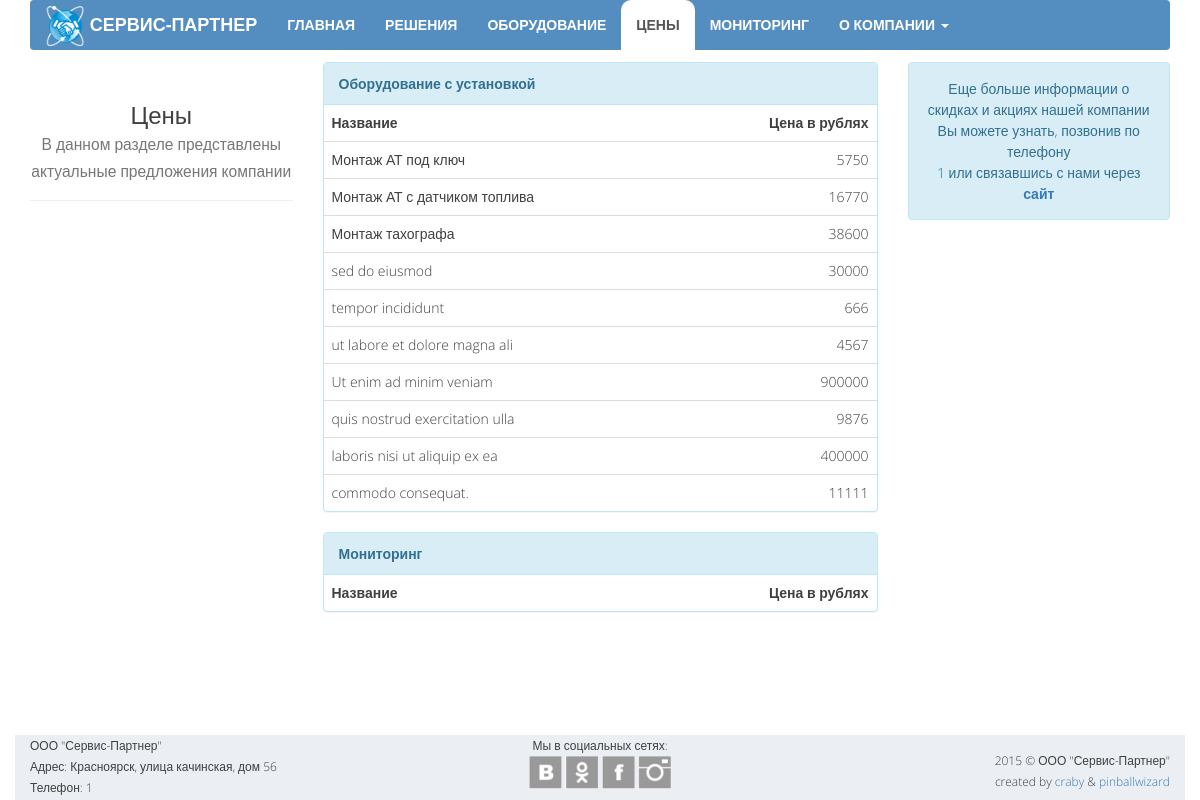
/pricing, run on an earlier commit of the app's database.
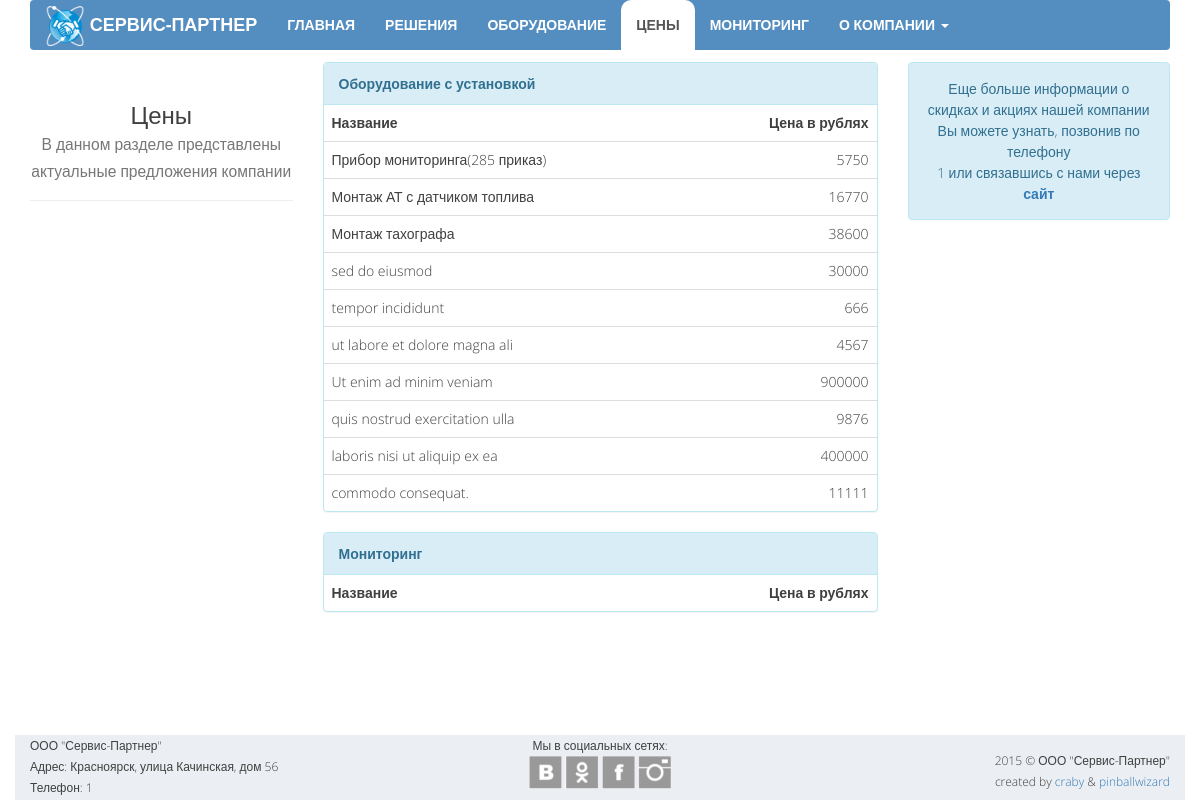
And on a later commit of the database.
### opensky/models.py (models this page shows, shortened)
class EquipmentPrice(models.Model):
    name = models.CharField("Название", max_length=100)
    price = models.IntegerField("Цена", blank=True)

class Office(models.Model):
    MAP_CHOICES = (
        ('yandex#map', 'Схема'),
        ('yandex#satellite', 'Спутник'),
        ('yandex#hybrid', 'Гибрид'),
        ('yandex#publicMap', 'Народная'),
        ('yandex#publicMapHybrid', 'Народная+Гибрид'),
    )
    address = models.CharField("Контактный адресс", max_length=100, blank=True)
    email = models.EmailField("Контактная почта", max_length=50, blank=True)
    phone1 = models.CharField("Телефон офиса", max_length=15, blank=True)
    phone2 = models.CharField("Телефон техподдержки", max_length=15, blank=True)
    latitude = models.CharField("Широта", max_length=10)
    longitude = models.CharField("Долгота", max_length=10)
    maptype = models.CharField("Тип карты", max_length=30, choices=MAP_CHOICES, default='yandex#map')

### opensky/views.py (the view)
# urls.py: url(r'^pricing', views.pricing, name='pricing'),
def pricing(request):
    data = {
        'equipment_prices': EquipmentPrice.objects.all(),
        'monitoring_prices': MonitoringPrice.objects.all(),
        'widgets': SocialWidget.objects.all(),
        'office': Office.objects.get(pk=1),
    }
    return render(request, 'opensky/pricing.html', data)

### opensky/templates/opensky/pricing.html (shortened to what this page needs)
{% extends "opensky/template.html" %}
{% block body %}
    <div class="container">
        <div class="row">
            <div class="col-md-3">
                <div class="page-header text-center">
                    <h3>Цены<br>
                        <small>В данном разделе представлены актуальные предложения компании</small>
                    </h3>
                </div>
            </div>
            <div class="col-md-6">
                <div class="panel panel-info">
                    <div class="panel-heading"><b>Оборудование с установкой</b></div>
                    <table class="table">
                        <tr>
                            <th>Название</th>
                            <th>Цена в рублях</th>
                        </tr>
                        {% for item in equipment_prices %}
                            <tr>
                                <td>{{ item.name }}</td>
                                <td>{{ item.price }}</td>
                            </tr>
                        {% endfor %}
                    </table>
                </div>
                <div class="panel panel-info">
                    <div class="panel-heading"><b>Мониторинг</b></div>
                    <table class="table">
                        <tr>
                            <th>Название</th>
                            <th>Цена в рублях</th>
                        </tr>
                    </table>
                </div>
            </div>
            <div class="col-md-3">
                <div class="alert alert-info text-center">
                    Еще больше информации о скидках и
                    акциях нашей компании Вы можете узнать, позвонив по телефону<br>
                    {{ office.phone1 }}
                    или связавшись с нами через <b><a href="{% url 'contacts' %}">сайт</a></b>
                </div>
            </div>
        </div>
    </div>
{% endblock %}

### opensky/templates/opensky/template.html (shortened to what this page needs)
<!DOCTYPE html>
<html>
<head lang="en">
    {% load staticfiles %}
    <link rel="stylesheet" href="https://maxcdn.bootstrapcdn.com/bootstrap/3.3.4/css/bootstrap.min.css">
    <link href="{% static 'opensky/style/mystyle.css' %}" rel="stylesheet">
</head>
<body>
    {% block header %}
    <header class="header">
        <div class="container">
            <nav class="navbar navbar-default">
                <div class="navbar-header hidden-sm">
                    <a class="navbar-brand" href="{% url 'home' %}">
                        <img src="{% static 'opensky/images/logo-small.png' %}" height="40px" width="40px">
                        <span class="hidden-md">СЕРВИС-ПАРТНЕР</span>
                    </a>
                </div>
                <div class="collapse navbar-collapse" id="myNavbar">
                    <ul class="mynav nav navbar-nav">
                        <li><a href="{% url 'home' %}">ГЛАВНАЯ</a></li>
                        <li><a href="{% url 'features' %}">РЕШЕНИЯ</a></li>
                        <li><a href="{% url 'equipment' %}">ОБОРУДОВАНИЕ</a></li>
                        <li><a href="{% url 'pricing' %}">ЦЕНЫ</a></li>
                        <li><a href="{% url 'services' %}">МОНИТОРИНГ</a></li>
                        <li class="dropdown text-nowrap">
                            <a class="dropdown-toggle" data-toggle="dropdown" id="menu1" href="#">
                                О КОМПАНИИ
                                <span class="caret"></span>
                            </a>
                        </li>
                    </ul>
                </div>
            </nav>
        </div>
    </header>
    {% endblock header %}
    {% block body %}
    {% endblock body %}
    <footer class="footer">
        <div class="container">
            <div class="row">
                <div class="col-md-4 hidden-xs hidden-sm">
                    ООО "Сервис-Партнер"<br>
                    Адрес: {{ office.address }}<br>
                    Телефон: {{ office.phone1 }}
                </div>
                <div class="col-md-4 col-xs-6 text-center">
                    Мы в социальных сетях:<br>
                    {% for widget in widgets %}
                        <a href="{{ widget.url }}"><div class="s-l {{ widget.name }}"></div></a>
                    {% endfor %}
                </div>
                <div class="col-md-4 col-xs-6 text-right">
                    <span>2015 © ООО "Сервис-Партнер"<br> created by
                        <a href="https://github.com/craby-c">craby</a> &
                        <a href="https://github.com/pinballwizard">pinballwizard</a>
                    </span>
                </div>
            </div>
        </div>
    </footer>
</body>
</html>

What changed in the data, as far as the page shows it:
changed EquipmentPrice: name "Монтаж АТ под ключ" → "Прибор мониторинга(285 приказ)"
changed Office: address "Красноярск, улица качинская, дом 56" → "Красноярск, улица Качинская, дом 56"
